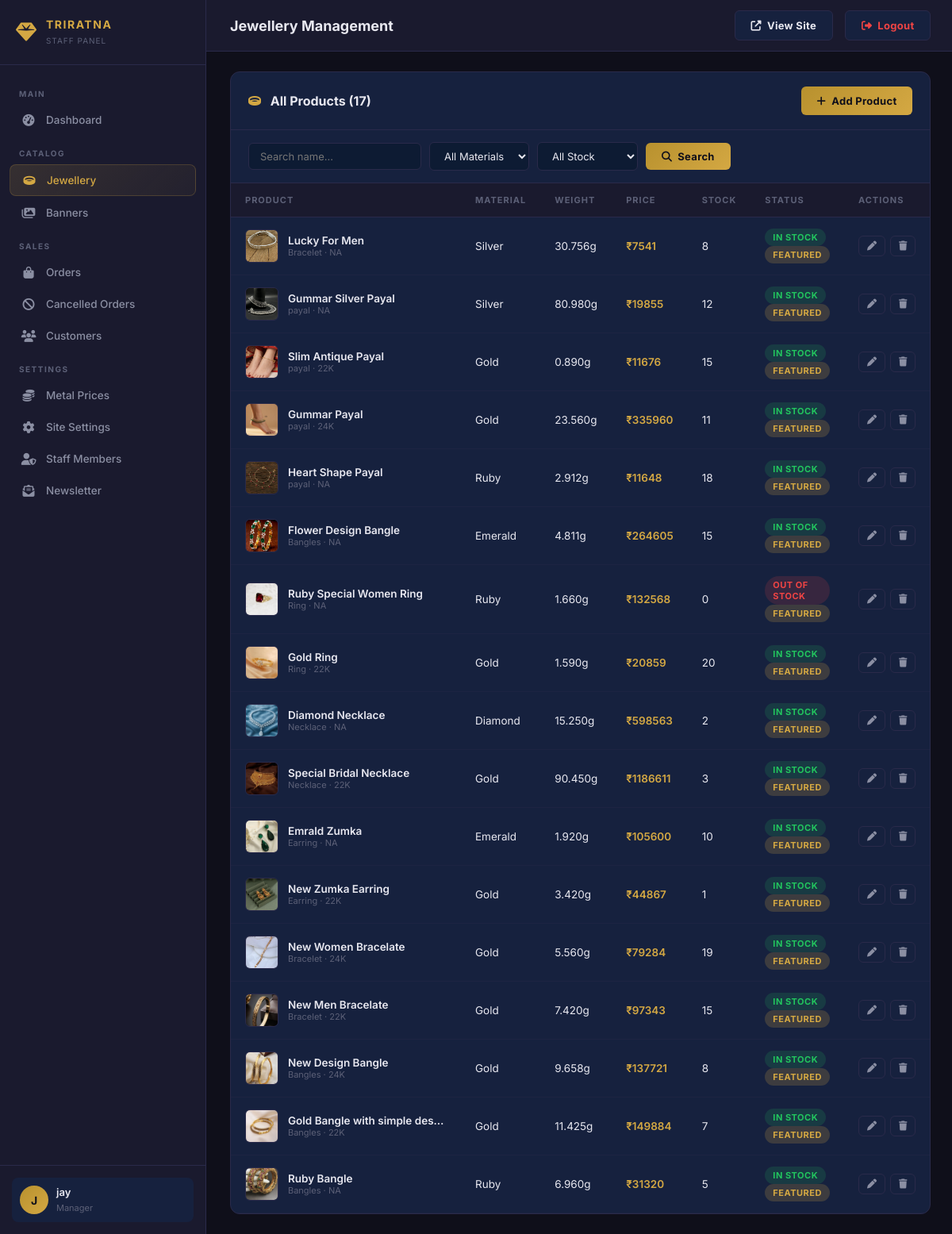
Screenshot of /staff-admin/jewellery/ (signed in) with the database file from the repository.
### main/models.py (models this page shows, shortened)
class StaffUser(models.Model):
    ROLE_CHOICES = [
        ('manager', 'Manager'),
        ('sales', 'Sales Staff'),
        ('inventory', 'Inventory Staff'),
    ]
    name = models.CharField(max_length=100)
    email = models.EmailField(unique=True)
    password = models.CharField(max_length=255)
    role = models.CharField(max_length=20, choices=ROLE_CHOICES, default='sales')
    is_active = models.BooleanField(default=True)
    created_at = models.DateTimeField(auto_now_add=True)

class Jewellery(models.Model):
    MATERIAL_CHOICES = [
        ('gold', 'Gold'),
        ('silver', 'Silver'),
        ('platinum', 'Platinum'),
        ('diamond', 'Diamond'),
        ('ruby', 'Ruby'),
        ('emerald', 'Emerald'),
        ('others', 'Others'),
    ]
    material_type = models.CharField(max_length=20, choices=MATERIAL_CHOICES, default='gold')
    TYPE_CHOICES = [
        ('ring', 'Ring'),
        ('necklace', 'Necklace'),
        ('earring', 'Earring'),
        ('bracelet', 'Bracelet'),
        ('bangles','Bangles'),
        ('payal','payal')
    ]
    type = models.CharField(max_length=20, choices=TYPE_CHOICES, default='ring')
    name = models.CharField(max_length=200)
    image = models.ImageField(upload_to='jewellery/')
    weight = models.DecimalField(
        max_digits=10,
        decimal_places=3,
        default=0,
        help_text="Weight in grams (Use Carats for Diamond/Ruby weight equivalent in grams)"
    )
    karat = models.CharField(
        max_length=10,
        choices=[
            ('22K', '22 Karat'),
            ('24K', '24 Karat'),
            ('NA', 'Not Applicable')
        ],
        default='22K'
    )
    manual_rate = models.DecimalField(
        max_digits=10,
        decimal_places=2,
        default=0,
        help_text="Rate per gram (Applicable for non-gold/silver items)"
    )
    price = models.DecimalField(max_digits=12, decimal_places=2, editable=False, default=0)
    stock_quantity = models.PositiveIntegerField(default=1)
    is_in_stock = models.BooleanField(default=True)
    is_featured = models.BooleanField(default=False)
    is_best_seller = models.BooleanField(default=False)
    is_recommended = models.BooleanField(default=False)
    description = models.TextField(blank=True, null=True, help_text="Story and craftsmanship details for the editorial section")
    views_count = models.PositiveIntegerField(default=0)
    sales_count = models.PositiveIntegerField(default=0)
    @property
    def current_price(self):
        from decimal import Decimal
        rate = Decimal('0.00')
        if self.material_type == 'gold':
            latest_rates = MetalPrice.objects.last()
            if latest_rates:
                rate = latest_rates.gold_price
                if self.karat == '22K':
                    rate = rate * Decimal('0.92')
        elif self.material_type == 'silver':
            latest_rates = MetalPrice.objects.last()
            if latest_rates:
                rate = latest_rates.silver_price
        else:
            rate = self.manual_rate
        return self.weight * rate

class MetalPrice(models.Model):
    gold_price = models.DecimalField(max_digits=10, decimal_places=2)
    silver_price = models.DecimalField(max_digits=10, decimal_places=2)
    updated_at = models.DateTimeField(auto_now=True)

### main/staff_views.py (the view)
    def wrapper(request, *args, **kwargs):
        staff = get_staff_user(request)
        if not staff:
            messages.error(request, "Please login to access the admin panel.")
            return redirect('login')
        request.staff_user = staff
        return view_func(request, *args, **kwargs)

### main/staff_views.py (called while the page is built)
def get_staff_user(request):
    staff_id = request.session.get('staff_id')
    if staff_id:
        try:
            return StaffUser.objects.get(id=staff_id, is_active=True)
        except StaffUser.DoesNotExist:
            return None
    return None

def staff_required(view_func):
    def wrapper(request, *args, **kwargs):
        staff = get_staff_user(request)
        if not staff:
            messages.error(request, "Please login to access the admin panel.")
            return redirect('login')
        request.staff_user = staff
        return view_func(request, *args, **kwargs)
    return wrapper

### templates/staff_admin/jewellery_list.html (shortened to what this page needs)
{% extends 'staff_admin/base.html' %}
{% block page_title %}Jewellery Management{% endblock %}
{% block content %}
<div class="data-section">
    <div class="data-header">
        <h3>
            <i class="fa-solid fa-ring" style="color:var(--gold);margin-right:8px;"></i>
            All Products ({{ items|length }})
        </h3>
        <div style="display:flex;gap:10px;align-items:center;flex-wrap:wrap;">
            <a href="{% url 'staff_jewellery_add' %}" class="action-btn btn-gold">
                <i class="fa-solid fa-plus"></i> Add Product
            </a>
        </div>
    </div>
    <form method="GET" class="data-filters" style="padding:15px 22px;border-bottom:1px solid var(--border);">
        <input type="text" name="search" placeholder="Search name..." value="{{ search }}">
        <select name="material" id="filterMaterial" onchange="this.form.submit()">
            <option value="">All Materials</option>
        </select>
        <select name="stock" id="filterStock" onchange="this.form.submit()">
            <option value="">All Stock</option>
        </select>
        <button type="submit" class="btn-search">
            <i class="fa-solid fa-search"></i> Search
        </button>
    </form>
    <table class="data-table">
        <thead>
            <tr>
                <th>Product</th>
                <th>Material</th>
                <th>Weight</th>
                <th>Price</th>
                <th>Stock</th>
                <th>Status</th>
                <th>Actions</th>
            </tr>
        </thead>
        <tbody>
            {% for item in items %}
            <tr>
                <td>
                    <div class="product-cell">
                        {% if item.image %}
                        <img src="{{ item.image.url }}" class="product-thumb" alt="{{ item.name }}">
                        {% endif %}
                        <div>
                            <div class="product-name">{{ item.name }}</div>
                            <div style="font-size:11px;color:var(--text-muted);">
                                {{ item.get_type_display }} · {{ item.karat }}
                            </div>
                        </div>
                    </div>
                </td>
                <td>{{ item.get_material_type_display }}</td>
                <td>{{ item.weight }}g</td>
                <td style="font-weight:600;color:var(--gold);">₹{{ item.current_price|floatformat:0 }}</td>
                <td>{{ item.stock_quantity }}</td>
                <td>
                    {% if item.is_in_stock %}
                    <span class="status-badge in-stock">In Stock</span>
                    {% else %}
                    <span class="status-badge out-of-stock">Out Of Stock</span>
                    {% endif %}
                    {% if item.is_featured %}
                    <span class="status-badge featured">Featured</span>
                    {% endif %}
                </td>
                <td>
                    <div class="table-actions">
                        <a href="{% url 'staff_jewellery_edit' item.pk %}" title="Edit">
                            <i class="fa-solid fa-pen"></i>
                        </a>
                        <a href="{% url 'staff_jewellery_delete' item.pk %}" class="delete-btn" title="Delete"
                            onclick="return confirm('Delete this product?')">
                            <i class="fa-solid fa-trash"></i>
                        </a>
                    </div>
                </td>
            </tr>
            {% endfor %}
        </tbody>
    </table>
</div>
{% endblock %}

### templates/staff_admin/base.html (shortened to what this page needs)
{% load static %}
<!DOCTYPE html>
<html lang="en">
<head>
    <link rel="stylesheet" href="https://cdnjs.cloudflare.com/ajax/libs/font-awesome/6.5.1/css/all.min.css">
    <link rel="stylesheet" href="{% static 'css/staff_admin.css' %}?v=1.0">
</head>
<body>
    <div class="admin-layout">
        <aside class="admin-sidebar" id="adminSidebar">
            <div class="sidebar-brand">
                <i class="fa-solid fa-gem"></i>
                <div class="brand-text">
                    <h3>TRIRATNA</h3>
                    <span>Staff Panel</span>
                </div>
            </div>
            <nav class="sidebar-nav">
                <div class="nav-section-title">Main</div>
                <a href="{% url 'staff_dashboard' %}" class="nav-item {% if active_page == 'dashboard' %}active{% endif %}">
                    <i class="fa-solid fa-gauge-high"></i> Dashboard
                </a>
                <div class="nav-section-title">Catalog</div>
                <a href="{% url 'staff_jewellery_list' %}" class="nav-item {% if active_page == 'jewellery' %}active{% endif %}">
                    <i class="fa-solid fa-ring"></i> Jewellery
                </a>
                <a href="{% url 'staff_banner_list' %}" class="nav-item {% if active_page == 'banners' %}active{% endif %}">
                    <i class="fa-solid fa-images"></i> Banners
                </a>
                <div class="nav-section-title">Sales</div>
                <a href="{% url 'staff_order_list' %}" class="nav-item {% if active_page == 'orders' %}active{% endif %}">
                    <i class="fa-solid fa-bag-shopping"></i> Orders
                </a>
                <a href="{% url 'staff_cancelled_orders' %}" class="nav-item {% if active_page == 'cancelled' %}active{% endif %}">
                    <i class="fa-solid fa-ban"></i> Cancelled Orders
                </a>
                <a href="{% url 'staff_customer_list' %}" class="nav-item {% if active_page == 'customers' %}active{% endif %}">
                    <i class="fa-solid fa-users"></i> Customers
                </a>
                <div class="nav-section-title">Settings</div>
                <a href="{% url 'staff_metal_price' %}" class="nav-item {% if active_page == 'metal_price' %}active{% endif %}">
                    <i class="fa-solid fa-coins"></i> Metal Prices
                </a>
                <a href="{% url 'staff_site_settings' %}" class="nav-item {% if active_page == 'settings' %}active{% endif %}">
                    <i class="fa-solid fa-gear"></i> Site Settings
                </a>
                <a href="{% url 'staff_manage_list' %}" class="nav-item {% if active_page == 'staff' %}active{% endif %}">
                    <i class="fa-solid fa-user-shield"></i> Staff Members
                </a>
                <a href="{% url 'staff_newsletter_list' %}" class="nav-item {% if active_page == 'newsletter' %}active{% endif %}">
                    <i class="fa-solid fa-envelope-open-text"></i> Newsletter
                </a>
            </nav>
            <div class="sidebar-footer">
                <div class="sidebar-user">
                    <div class="user-avatar">{{ request.session.staff_name|first|upper }}</div>
                    <div class="user-info">
                        <h4>{{ request.session.staff_name }}</h4>
                        <span>{{ request.session.staff_role }}</span>
                    </div>
                </div>
            </div>
        </aside>
        <main class="admin-main">
            <header class="admin-header">
                <div style="display:flex;align-items:center;gap:12px;">
                    <h2 class="page-title">{% block page_title %}Dashboard{% endblock %}</h2>
                </div>
                <div class="header-actions">
                    <a href="{% url 'home' %}" class="action-btn btn-outline" target="_blank">
                        <i class="fa-solid fa-external-link-alt"></i> View Site
                    </a>
                    <a href="{% url 'staff_logout' %}" class="action-btn btn-outline" style="color:var(--accent-red);border-color:rgba(239,68,68,0.3);">
                        <i class="fa-solid fa-right-from-bracket"></i> Logout
                    </a>
                </div>
            </header>
            <div class="admin-content">
                {% block content %}{% endblock %}
            </div>
        </main>
    </div>
</body>
</html>

### rows the page displays
StaffUser: session.staff_name "jay", session.staff_role "Manager"
Jewellery: image (picture), name "Lucky For Men", type "Bracelet", karat "NA", material_type "Silver", weight "30.756", current_price "7541", stock_quantity "8", is_in_stock "IN STOCK", is_featured "FEATURED"
Jewellery: image (picture), name "Gummar Silver Payal", type "payal", karat "NA", material_type "Silver", weight "80.980", current_price "19855", stock_quantity "12", is_in_stock "IN STOCK", is_featured "FEATURED"
Jewellery: image (picture), name "Slim Antique Payal", type "payal", karat "22K", material_type "Gold", weight "0.890", current_price "11676", stock_quantity "15", is_in_stock "IN STOCK", is_featured "FEATURED"
Jewellery: image (picture), name "Gummar Payal", type "payal", karat "24K", material_type "Gold", weight "23.560", current_price "335960", stock_quantity "11", is_in_stock "IN STOCK", is_featured "FEATURED"
Jewellery: image (picture), name "Heart Shape Payal", type "payal", karat "NA", material_type "Ruby", weight "2.912", current_price "11648", stock_quantity "18", is_in_stock "IN STOCK", is_featured "FEATURED"
Jewellery: image (picture), name "Flower Design Bangle", type "Bangles", karat "NA", material_type "Emerald", weight "4.811", current_price "264605", stock_quantity "15", is_in_stock "IN STOCK", is_featured "FEATURED"
Jewellery: image (picture), name "Ruby Special Women Ring", type "Ring", karat "NA", material_type "Ruby", weight "1.660", current_price "132568", stock_quantity "0", is_in_stock "OUT OF STOCK", is_featured "FEATURED"
Jewellery: image (picture), name "Gold Ring", type "Ring", karat "22K", material_type "Gold", weight "1.590", current_price "20859", stock_quantity "20", is_in_stock "IN STOCK", is_featured "FEATURED"
Jewellery: image (picture), name "Diamond Necklace", type "Necklace", karat "NA", material_type "Diamond", weight "15.250", current_price "598563", stock_quantity "2", is_in_stock "IN STOCK", is_featured "FEATURED"
Jewellery: image (picture), name "Special Bridal Necklace", type "Necklace", karat "22K", material_type "Gold", weight "90.450", current_price "1186611", stock_quantity "3", is_in_stock "IN STOCK", is_featured "FEATURED"
Jewellery: image (picture), name "Emrald Zumka", type "Earring", karat "NA", material_type "Emerald", weight "1.920", current_price "105600", stock_quantity "10", is_in_stock "IN STOCK", is_featured "FEATURED"
Jewellery: image (picture), name "New Zumka Earring", type "Earring", karat "22K", material_type "Gold", weight "3.420", current_price "44867", stock_quantity "1", is_in_stock "IN STOCK", is_featured "FEATURED"
Jewellery: image (picture), name "New Women Bracelate", type "Bracelet", karat "24K", material_type "Gold", weight "5.560", current_price "79284", stock_quantity "19", is_in_stock "IN STOCK", is_featured "FEATURED"
Jewellery: image (picture), name "New Men Bracelate", type "Bracelet", karat "22K", material_type "Gold", weight "7.420", current_price "97343", stock_quantity "15", is_in_stock "IN STOCK", is_featured "FEATURED"
Jewellery: image (picture), name "New Design Bangle", type "Bangles", karat "24K", material_type "Gold", weight "9.658", current_price "137721", stock_quantity "8", is_in_stock "IN STOCK", is_featured "FEATURED"
Jewellery: image (picture), name "Gold Bangle with simple des…", type "Bangles", karat "22K", material_type "Gold", weight "11.425", current_price "149884", stock_quantity "7", is_in_stock "IN STOCK", is_featured "FEATURED"
Jewellery: image (picture), name "Ruby Bangle", type "Bangles", karat "NA", material_type "Ruby", weight "6.960", current_price "31320", stock_quantity "5", is_in_stock "IN STOCK", is_featured "FEATURED"

### other values shown
{{ request.session.staff_name|first|upper }} "J"
{{ items|length }} "17"
